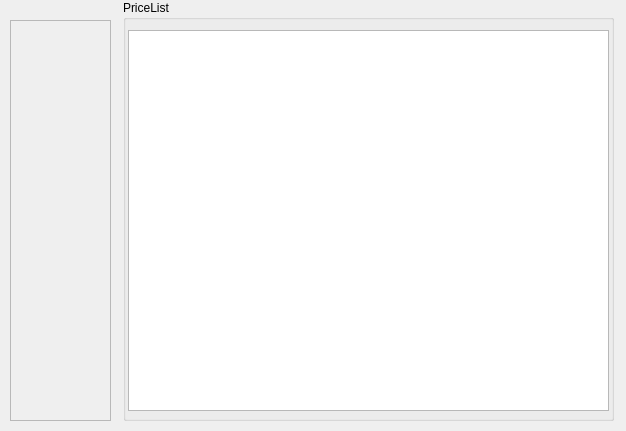
<?xml version="1.0" encoding="UTF-8"?>
<ui version="4.0">
 <class>PriceListWindow</class>
 <widget class="QDialog" name="PriceListWindow">
  <property name="geometry">
   <rect>
    <x>0</x>
    <y>0</y>
    <width>626</width>
    <height>431</height>
   </rect>
  </property>
  <property name="minimumSize">
   <size>
    <width>535</width>
    <height>429</height>
   </size>
  </property>
  <property name="maximumSize">
   <size>
    <width>626</width>
    <height>431</height>
   </size>
  </property>
  <property name="windowTitle">
   <string>PriceList</string>
  </property>
  <widget class="QGroupBox" name="price_lsit_gBox">
   <property name="geometry">
    <rect>
     <x>123</x>
     <y>0</y>
     <width>491</width>
     <height>421</height>
    </rect>
   </property>
   <property name="title">
    <string>PriceList</string>
   </property>
   <widget class="QTableView" name="tb_price_list">
    <property name="geometry">
     <rect>
      <x>5</x>
      <y>30</y>
      <width>481</width>
      <height>381</height>
     </rect>
    </property>
   </widget>
  </widget>
  <widget class="QFrame" name="toolbar_frame">
   <property name="geometry">
    <rect>
     <x>10</x>
     <y>20</y>
     <width>101</width>
     <height>401</height>
    </rect>
   </property>
   <property name="frameShape">
    <enum>QFrame::StyledPanel</enum>
   </property>
   <property name="frameShadow">
    <enum>QFrame::Raised</enum>
   </property>
   <widget class="QWidget" name="layoutWidget">
    <property name="geometry">
     <rect>
      <x>10</x>
      <y>10</y>
      <width>81</width>
      <height>171</height>
     </rect>
    </property>
    <layout class="QVBoxLayout" name="verticalLayout">
     <item>
      <widget class="QPushButton" name="add_price_btn">
       <property name="styleSheet">
        <string notr="true">border-radius: 20px;
border-width: 3px;</string>
       </property>
       <property name="text">
        <string/>
       </property>
       <property name="icon">
        <iconset resource="res.qrc">
         <normaloff>:/resources/img/add_btn_icon.png</normaloff>:/resources/img/add_btn_icon.png</iconset>
       </property>
       <property name="iconSize">
        <size>
         <width>64</width>
         <height>64</height>
        </size>
       </property>
      </widget>
     </item>
     <item>
      <spacer name="verticalSpacer">
       <property name="orientation">
        <enum>Qt::Vertical</enum>
       </property>
       <property name="sizeHint" stdset="0">
        <size>
         <width>20</width>
         <height>444</height>
        </size>
       </property>
      </spacer>
     </item>
     <item>
      <widget class="QPushButton" name="delete_btn">
       <property name="styleSheet">
        <string notr="true">border-radius: 20px;
border-width: 3px;</string>
       </property>
       <property name="text">
        <string/>
       </property>
       <property name="icon">
        <iconset resource="res.qrc">
         <normaloff>:/resources/img/delete_btn_icon.png</normaloff>:/resources/img/delete_btn_icon.png</iconset>
       </property>
       <property name="iconSize">
        <size>
         <width>64</width>
         <height>64</height>
        </size>
       </property>
      </widget>
     </item>
    </layout>
   </widget>
  </widget>
 </widget>
 <resources>
  <include location="res.qrc"/>
 </resources>
 <connections/>
</ui>
